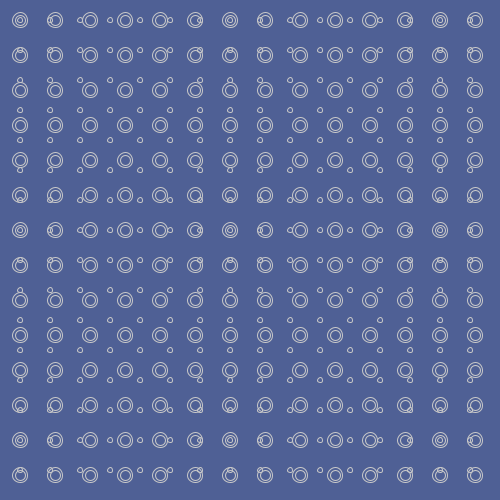
Frame 1 (no input)
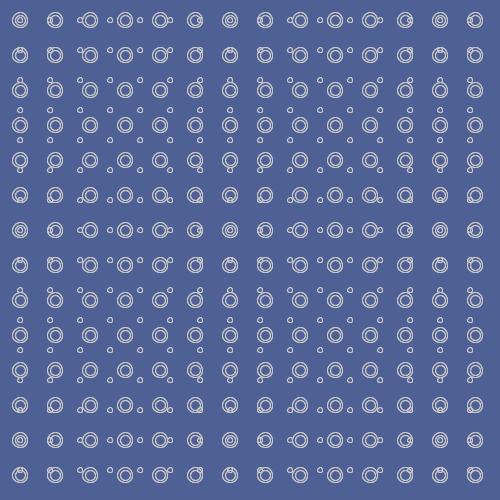
Frame 2 (the mouse pressed at the canvas centre, redrawn once)

The Processing sketch that drew these frames (run headless with seeded random() and noise(); the mouse was pressed at the canvas centre and the sketch redrawn once):

// Processing sketch: processing_85212
// ── processing_85212.pde

void setup()
{
  size(500, 500);
  stroke(200);
  background(#4f6095);
}



void draw()
{
  noFill();

for (int posX = 20; posX < width; posX = posX + 30)
  {
   
  for (int posY = 20; posY < height; posY = posY + 30)
  {
    ellipse(posX, posY, 5, 5);
  }}

for (int posX = 20; posX < width; posX = posX + 35)
  {
   
  for (int posY = 20; posY < height; posY = posY + 35)
  {
    ellipse(posX, posY, 10, 10);
    
  }}
 
 for (int posX = 20; posX < width; posX = posX + 35)
  {
   
  for (int posY = 20; posY < height; posY = posY + 35)
  {
    ellipse(posX, posY, 15, 15);
    
  }}


noLoop();
}
